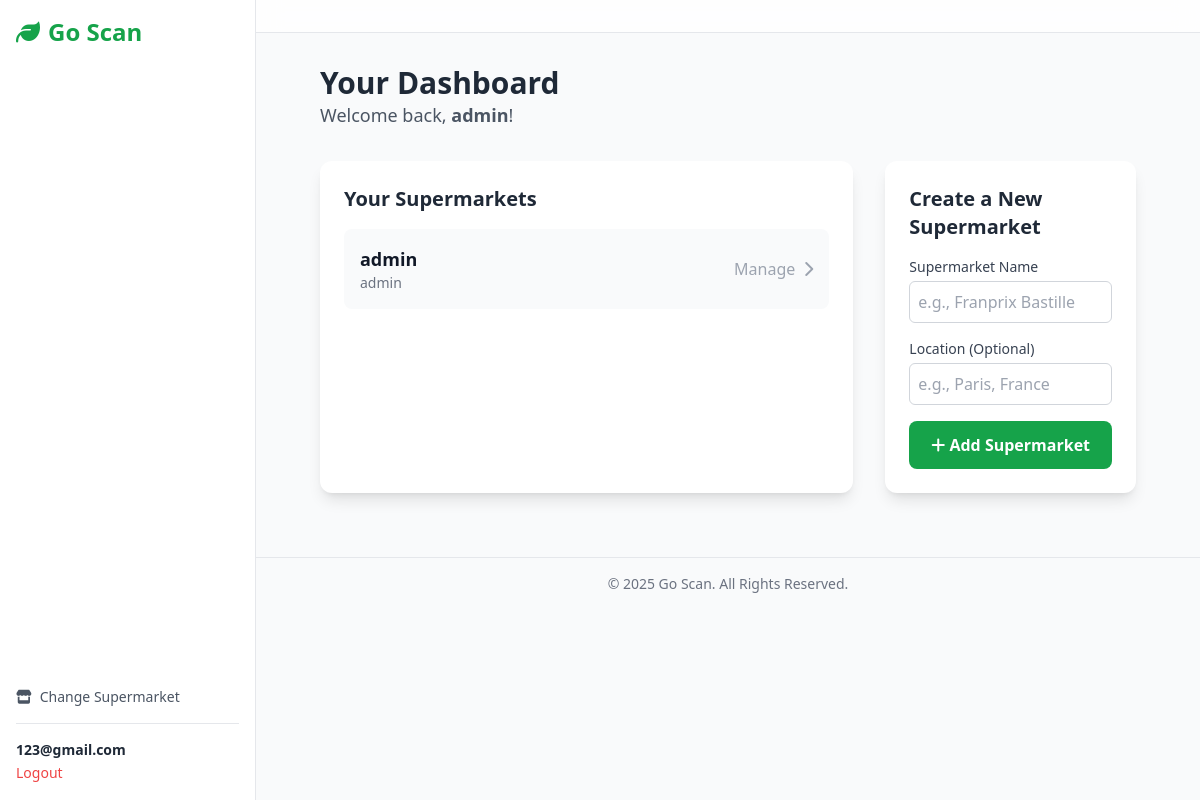
The app's page /users/dashboard/ (signed in), older data.
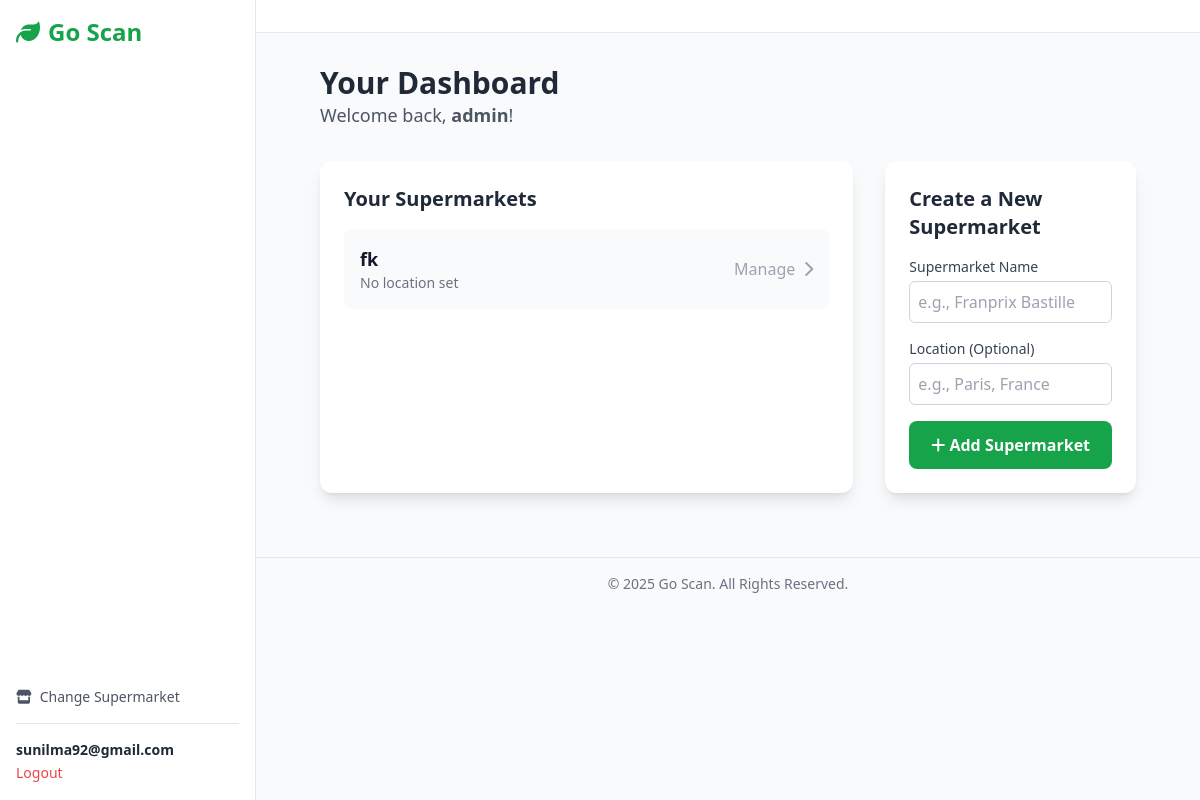
The same page, newer data.
### users/models.py (models this page shows, shortened)
class Account(AbstractBaseUser):
    first_name = models.CharField(max_length=50)
    last_name = models.CharField(max_length=50)
    username = models.CharField(max_length=50, unique=True)
    email = models.EmailField(max_length=100, unique=True)
    phone_number = models.CharField(max_length=50, blank=True)
    date_joined = models.DateTimeField(auto_now_add=True)
    last_login = models.DateTimeField(auto_now=True)
    is_admin = models.BooleanField(default=False)
    is_staff = models.BooleanField(default=False)
    is_active = models.BooleanField(default=True)  # <-- Changed to True
    is_superuser = models.BooleanField(default=False)
    USERNAME_FIELD = 'username'
    REQUIRED_FIELDS = ['email', 'first_name', 'last_name']
    objects = MyAccountManager()

### Inventory/models.py (models this page shows, shortened)
class Supermarket(models.Model):
    owner = models.ForeignKey(settings.AUTH_USER_MODEL, on_delete=models.CASCADE, related_name='owned_supermarkets')
    name = models.CharField(max_length=200)
    description = models.TextField(blank=True, null=True, help_text="A short description of the supermarket.")
    logo = models.ImageField(upload_to='supermarket_logos/', blank=True, null=True)
    location = models.CharField(max_length=255, blank=True, null=True,
                                help_text="e.g., Street Address, City, Postal Code")
    phone_number = models.CharField(max_length=20, blank=True, null=True)
    website = models.URLField(max_length=255, blank=True, null=True)
    opening_hours = models.JSONField(blank=True, null=True,
                                     help_text="e.g., {'Monday': '09:00-20:00', 'Tuesday': '09:00-20:00'}")
    created_at = models.DateTimeField(auto_now_add=True)

### users/views.py (the view, shortened to what this page needs)
# urls.py: path('dashboard/', views.dashboard, name='dashboard'),
@login_required(login_url='account_login')
def dashboard(request):
    supermarkets = Supermarket.objects.filter(owner=request.user)
    context = {
        'supermarkets': supermarkets
    }
    return render(request, 'users/dashboard.html', context)

### templates/users/dashboard.html (shortened to what this page needs)
{% extends "inventory/base.html" %}
{% block content %}
<div class="max-w-7xl mx-auto px-4 sm:px-6 lg:px-8">
    <div class="mb-8">
        <h1 class="text-3xl font-bold text-gray-800">Your Dashboard</h1>
        <p class="text-lg text-gray-600">
            Welcome back, <span class="font-semibold">{{ user.first_name|default:user.username }}</span>!
        </p>
    </div>
    <div class="grid grid-cols-1 lg:grid-cols-3 gap-8">
        <div class="lg:col-span-2 bg-white p-6 rounded-xl shadow-lg">
            <h2 class="text-xl font-bold text-gray-800 mb-4">Your Supermarkets</h2>
            <div class="space-y-4">
                {% for supermarket in supermarkets %}
                <a href="{% url 'inventory:supermarket_dashboard' supermarket.id %}" class="block p-4 bg-gray-50 rounded-lg hover:bg-green-100 hover:shadow-md transition-all">
                    <div class="flex justify-between items-center">
                        <div>
                            <p class="font-semibold text-lg text-gray-900">{{ supermarket.name }}</p>
                            <p class="text-sm text-gray-500">{{ supermarket.location|default:"No location set" }}</p>
                        </div>
                        <div class="flex items-center gap-2 text-gray-400">
                            <span>Manage</span>
                            <i class="fas fa-chevron-right"></i>
                        </div>
                    </div>
                </a>
                {% empty %}
                <div class="text-center py-8 text-gray-500">
                    <i class="fas fa-store-slash fa-2x mb-2"></i>
                    <p>You haven't created any supermarkets yet. Add one to get started!</p>
                </div>
                {% endfor %}
            </div>
        </div>
        <div class="bg-white p-6 rounded-xl shadow-lg h-fit">
            <h2 class="text-xl font-bold text-gray-800 mb-4">Create a New Supermarket</h2>
            <form action="{% url 'users:dashboard' %}" method="POST" class="space-y-4">
                <div>
                    <label for="name" class="block text-sm font-medium text-gray-700">Supermarket Name</label>
                    <input type="text" name="name" id="name" required class="mt-1 w-full p-2 border border-gray-300 rounded-md" placeholder="e.g., Franprix Bastille">
                </div>
                <div>
                    <label for="location" class="block text-sm font-medium text-gray-700">Location (Optional)</label>
                    <input type="text" name="location" id="location" class="mt-1 w-full p-2 border border-gray-300 rounded-md" placeholder="e.g., Paris, France">
                </div>
                <div>
                    <button type="submit" class="w-full bg-green-600 text-white font-semibold py-3 rounded-lg hover:bg-green-700">
                        <i class="fas fa-plus"></i> Add Supermarket
                    </button>
                </div>
            </form>
        </div>
    </div>
</div>
{% endblock %}

### templates/inventory/base.html (shortened to what this page needs)
{% load static %}
<!DOCTYPE html>
<html lang="en">
<head>
    <script src="https://cdn.tailwindcss.com"></script>
    <link rel="stylesheet" href="https://cdnjs.cloudflare.com/ajax/libs/font-awesome/6.4.0/css/all.min.css">
</head>
<body class="bg-gray-50 font-sans">
    <aside id="sidebar" class="w-64 bg-white text-gray-800 p-4 border-r border-gray-200 fixed h-full flex flex-col z-30 md:translate-x-0">
        <div class="text-2xl font-bold text-green-600 mb-8 flex items-center">
            <i class="fas fa-leaf mr-2"></i>
            <span>Go Scan</span>
        </div>
        <nav class="space-y-1 flex-grow overflow-y-auto">
        </nav>
        <div class="mt-auto">
            <a href="{% url 'inventory:home' %}" class="text-sm text-gray-600 hover:text-green-600 flex items-center mb-4"><i class="fas fa-store mr-2"></i> Change Supermarket</a>
            {% if user.is_authenticated %}
            <div class="border-t pt-4">
                <p class="text-sm font-semibold truncate">{{ user.email }}</p>
                <a href="{% url 'account_logout' %}" class="text-sm text-red-500 hover:underline">Logout</a>
            </div>
            {% endif %}
        </div>
    </aside>
    <div class="flex-1 md:ml-64">
        <header class="bg-white/80 backdrop-blur-md sticky top-0 z-10 p-4 border-b border-gray-200 flex items-center justify-between">
        </header>
        <main class="p-4 sm:p-6 md:p-8">
            {% block content %}{% endblock %}
        </main>
         <footer class="text-center p-4 text-sm text-gray-500 border-t mt-8">
            © {% now "Y" %} Go Scan. All Rights Reserved.
        </footer>
    </div>
</body>
</html>

Row changes from the older to the newer data that the page shows:
removed Supermarket: name "admin", location "admin"
changed Account "admin": email "123@gmail.com" → "sunilma92@gmail.com"
added Supermarket: name "fk", location "No location set"
